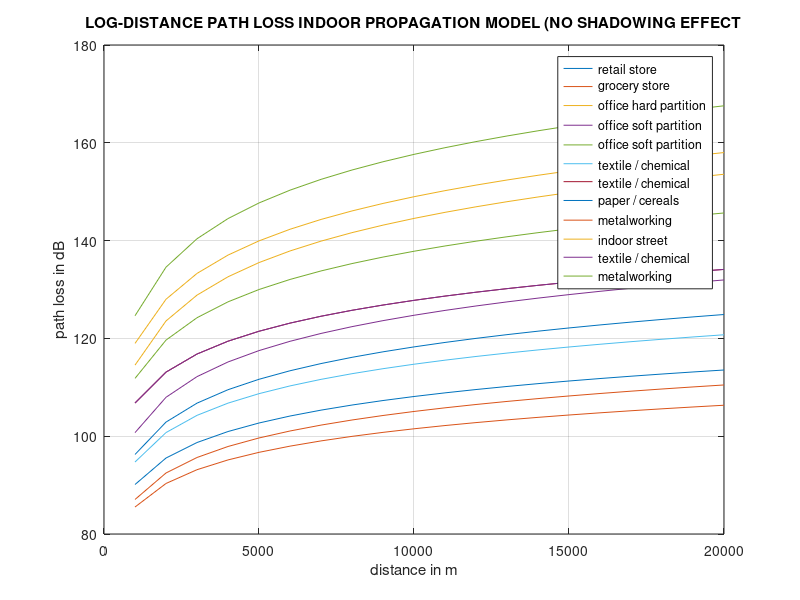

The MATLAB script that drew this image:
clc
clear all;
close all;
d0=input('enter the reference distance:');
d=1000:1000:20000;
n= [2.2 1.8 3.0 2.4 2.6 2.0 2.1 1.8 1.6 3.0 2.1 3.3];
f= [914 914 1500 900 1900 1300 4000 1300 1300 900 4000 1300];
X= 0;
for i=1:12
lambda(i)=3e8/(f(i)*10^6);
PL_d0(i)=-10*log10((lambda(i)^2)/((4*pi*d0)^2))+X;
end
disp('PL_d0->d(dB)=');
for i=1:12
for j=1:20
PL(i,j)= PL_d0(i)+10*n(i)*log10(d(j)/d0);
end
disp(PL(i));
end
 

%DISTANCE VS PATH LOSS
 
plot (d, PL);
legend ('retail store', 'grocery store', 'office hard partition', 'office soft partition', 'office soft partition', 'textile / chemical', 'textile / chemical', 'paper / cereals', 'metalworking', 'indoor street', 'textile / chemical', 'metalworking');
xlabel ('distance in m');
ylabel ('path loss in dB');
title ('LOG-DISTANCE PATH LOSS INDOOR PROPAGATION MODEL (NO SHADOWING EFFECT');
grid on;
